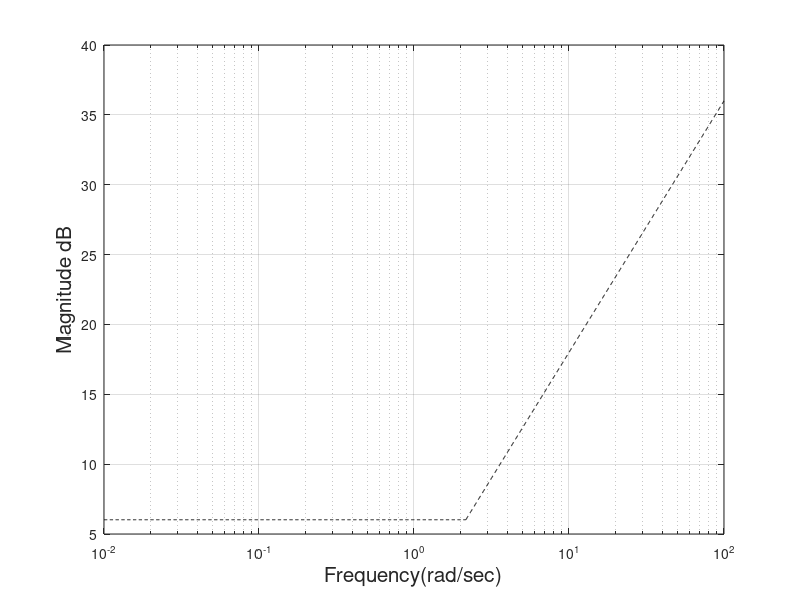

MATLAB code for this plot: (Note: this script raises an error after producing the figure.)
clc;
clf;
clear all;
close all;
hold off;
alpha=0.9;
Wcr=2.1584;a=2;
w1=logspace(-2,log10(Wcr),1000);
w2=logspace(log10(Wcr),2,1000); 
mag1= (20*log10(abs(a)))*ones(1,numel(w1));
Mag2=@(w2) (20*alpha*log10(w2));
y=semilogx(w1,mag1,'Color','black','LineStyle','--');
hold on;
y=semilogx(w2,Mag2(w2),'Color','black','LineStyle','--');
grid on;
xlabel('Frequency(rad/sec)','FontSize', 15);
ylabel('Magnitude dB','FontSize', 15);


clc;
clear all;
syms s alpha
alpha=0.9;a=2;
s=logspace(-2,2,1000);
mag1=@(w) (20*log10(abs(sqrt(((1i.*s).^alpha + a).^2))));
x=semilogx(s,mag1(s),'Color','black');
hold on;
grid on;
xlabel('Frequency(rad/sec)','FontSize', 15);
ylabel('Magnitude dB','FontSize', 15);
legend('Asymptotic magnitude bode plot','Exact magnitude bode plot','Location','northeast');